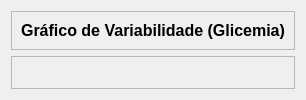
            <widget class="QWidget" name="pagina_grafico_variabilidade_glicemia">
             <layout class="QVBoxLayout" name="verticalLayout_20">
              <item>
               <widget class="QFrame" name="frame_24">
                <property name="frameShape">
                 <enum>QFrame::StyledPanel</enum>
                </property>
                <property name="frameShadow">
                 <enum>QFrame::Raised</enum>
                </property>
                <layout class="QVBoxLayout" name="verticalLayout_19">
                 <item alignment="Qt::AlignTop">
                  <widget class="QLabel" name="label_13">
                   <property name="font">
                    <font>
                     <family>Arial</family>
                     <pointsize>12</pointsize>
                     <weight>75</weight>
                     <bold>true</bold>
                     <stylestrategy>PreferDefault</stylestrategy>
                    </font>
                   </property>
                   <property name="text">
                    <string>Gráfico de Variabilidade (Glicemia)</string>
                   </property>
                   <property name="alignment">
                    <set>Qt::AlignCenter</set>
                   </property>
                  </widget>
                 </item>
                </layout>
               </widget>
              </item>
              <item>
               <widget class="QFrame" name="frame_25">
                <property name="sizePolicy">
                 <sizepolicy hsizetype="Preferred" vsizetype="Expanding">
                  <horstretch>0</horstretch>
                  <verstretch>0</verstretch>
                 </sizepolicy>
                </property>
                <property name="frameShape">
                 <enum>QFrame::StyledPanel</enum>
                </property>
                <property name="frameShadow">
                 <enum>QFrame::Raised</enum>
                </property>
                <layout class="QGridLayout" name="grafico_variabilidade_glicemia"/>
               </widget>
              </item>
             </layout>
            </widget>
